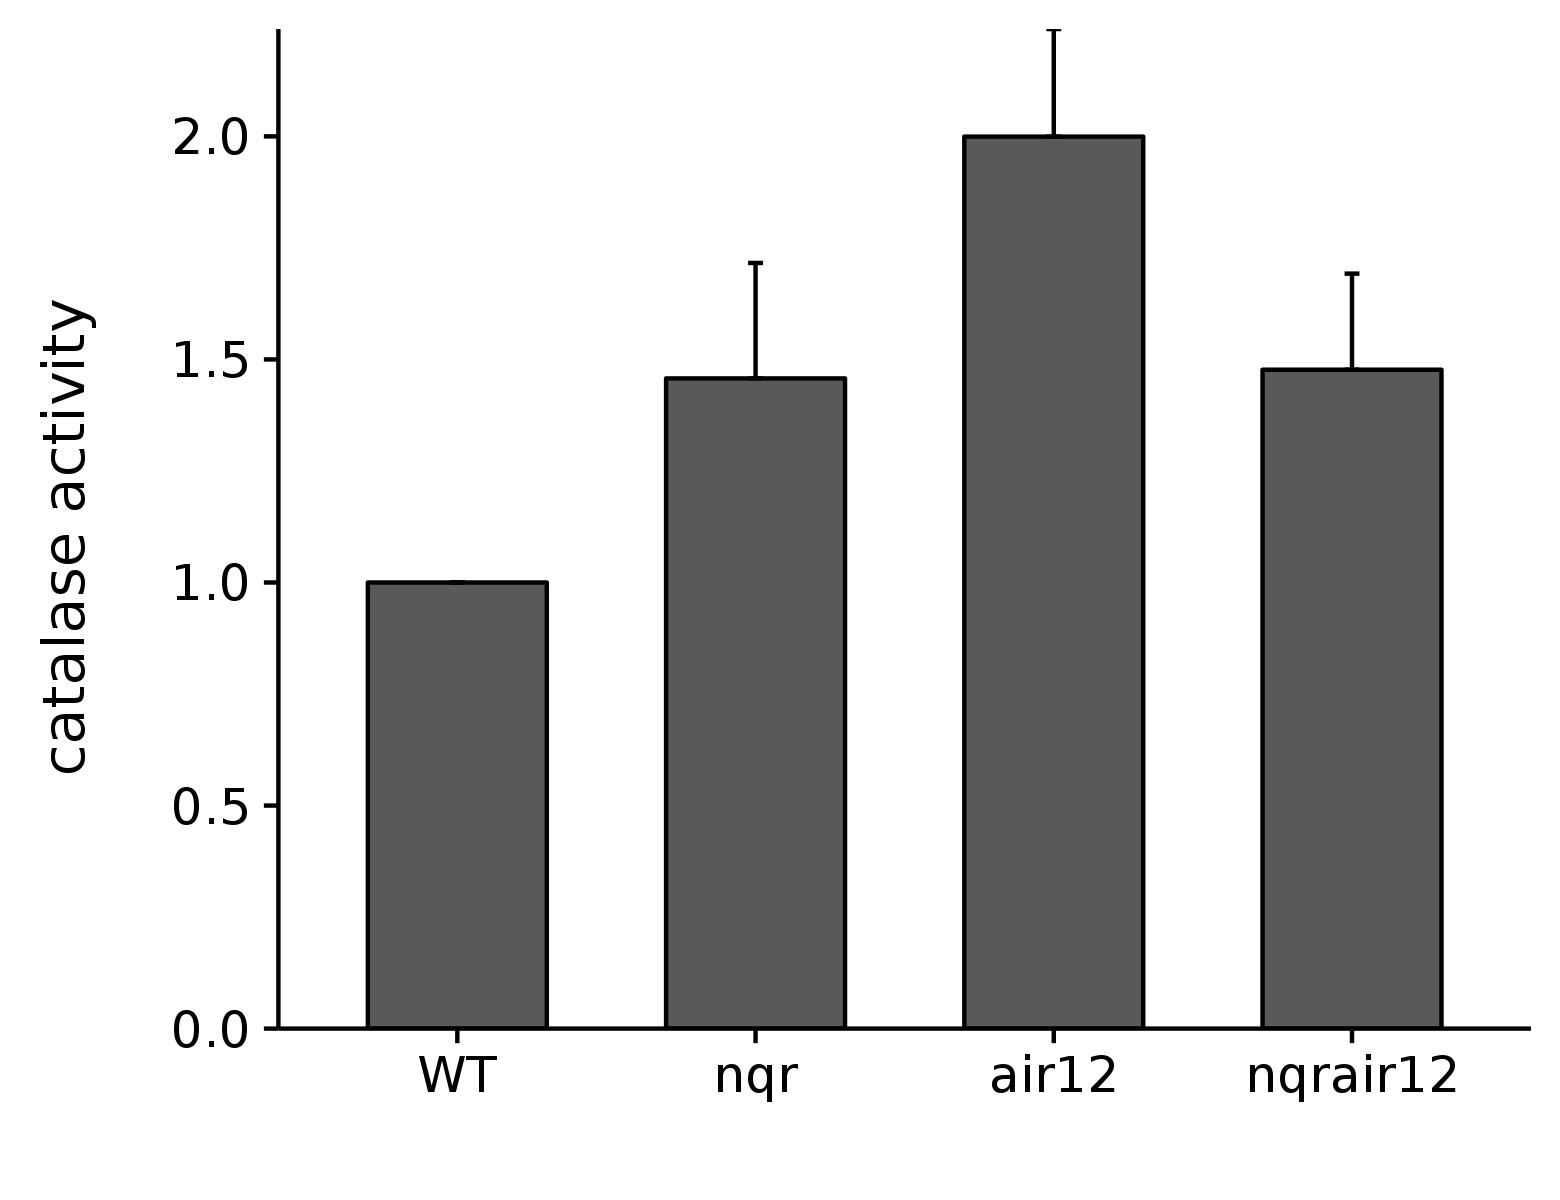

Write R code to recreate this figure.
remove(list = ls())

library("cowplot")

# importation des données
cat <- read.csv("CATt.csv", sep = ",", dec = ".", header = TRUE)

# calcul de la concentration en oxygène en µmol/mg/s
Concentration <- function(rep, pente, protein) {
  coeff <- c(0.01315, 0.0146, 0.014)
  return((pente * coeff[rep]) / protein * 60)
}

cat$result <- Concentration(cat$repBIO, cat$pente, cat$protein)

aggregate(cat$result, list(cat$genotype, cat$ecotype, cat$repBIO), mean)

# Normalisation selon WT
Normalisation <- function(genotype, repBio, repTech) {
  return((cat$result[cat$genotype == genotype
                     & cat$ecotype == "Ler"
                     & cat$repBIO == repBio
                     & cat$repTech == repTech]) / (cat$result[cat$genotype == "WT"
                                                              & cat$ecotype == "Ler"
                                                              & cat$repBIO == repBio
                                                              & cat$repTech == repTech]))
}
rep <- data.frame(norm = integer(0))

for (j in 1:3) {
  for (i in 1:2) {
    x <- Normalisation(cat$genotype, j, i)
    rep <- rbind(rep, data.frame(norm = x))
  }
}

rep$genotype <- rep(c("WT", "nqr", "air12", "nqrair12"), 6)
rep$repBio <- rep(c(1, 2, 3), each = 8)
rep$repTech <- rep(c(1,2), each = 4)

# calcul de la moyenne des [O2]/genotype
df <- aggregate(rep$norm, list(rep$genotype), mean)
colnames(df) <- c("genotype", "moyenne")

# calcul de l'erreur standard
StandErr <- function(x) {
  se <- sd(x)/sqrt(length(x))
}

SE <- aggregate(rep$norm, list(rep$genotype), StandErr)
df$SE <- SE$x
df$genotype <- factor(df$genotype, levels = c("WT", "nqr", "air12", "nqrair12"))

###########
# BARPLOT #
###########

g <- ggplot(data = df, aes(x=genotype, 
                           y= moyenne)) 
g <- g + geom_bar(stat = "identity", 
                  color = "black", 
                  width = 0.6, 
                  position = position_dodge(0.8)) 
g <- g + xlab("") 
g <- g + scale_y_continuous(name = "catalase activity \n", 
                            expand = c(0,0))
g <- g + geom_errorbar(aes(ymin = df$moyenne, 
                           ymax = df$moyenne+SE), 
                       width = 0.05)
g
save_plot('CATnorm_Ler.png', 
          g, 
          base_aspect_ratio = 1.3)

g <- ggplot(data = df, aes(x=genotype, 
                           y= moyenne,
                           group = genotype,
                           fill = genotype)) 
g <- g + geom_bar(stat = "identity", 
                  color = "black", 
                  width = 0.6) 
g <- g + theme(legend.position = "none") 
g <- g + scale_fill_hue(l = 40, c = 100) 
g <- g + xlab("") 
g <- g + scale_y_continuous(name = "Activité catalase\n", 
                            expand = c(0,0))
g <- g + geom_errorbar(aes(ymin = df$moyenne, 
                           ymax = df$moyenne+SE), 
                       width = 0.05)
g
save_plot('CATnorm_Ler_fr.png', 
          g, 
          base_aspect_ratio = 1.3)


#########
# TESTS #
#########

#shapiroTest <- aggregate(norm ~ genotype, data = rep, 
                         #function (x) shapiro.test(x)$p.value)

#shapiroTest$normality <- shapiroTest$result > 0.05
#shapiroTest

# création d'un dataframe vide pour pouvoir
# stocker les résultats des tests

df <- data.frame(reference=character(0),
                 genotype=character(0),
                 bartlett=numeric(0),
                 bartlett.pass=logical(0),
                 student=numeric(0),
                 student.pass=logical(0))

for (params in list(c("WT", "nqr"),
                    c("WT", "air12"),
                    c("WT", "nqrair12"))) {
  
  reference <- params[1]
  genotype <- params[2]
  
  bartlettResult <- bartlett.test(list(rep$norm[rep$genotype == reference],
                                       rep$norm[rep$genotype == genotype]))
  
  print(bartlettResult$p.value)
  
  studentResult <- t.test(rep$norm[rep$genotype == reference],
                          rep$norm[rep$genotype == genotype])
  
  print(studentResult$p.value)
  
  df <- rbind(df, data.frame(reference=reference,
                             genotype=genotype,
                             bartlett=bartlettResult$p.value,
                             bartlett.pass=(bartlettResult$p.value > 0.05),
                             student=studentResult$p.value,
                             student.pass=(studentResult$p.value > 0.05)))
}
